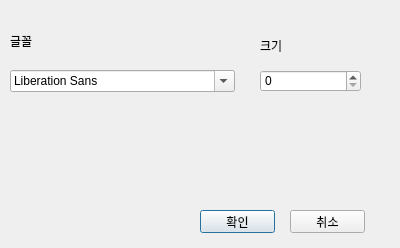
<?xml version="1.0" encoding="UTF-8"?>
<ui version="4.0">
 <class>Dialog</class>
 <widget class="QDialog" name="Dialog">
  <property name="geometry">
   <rect>
    <x>0</x>
    <y>0</y>
    <width>400</width>
    <height>248</height>
   </rect>
  </property>
  <property name="windowTitle">
   <string>Dialog</string>
  </property>
  <widget class="QFontComboBox" name="fontComboBox">
   <property name="geometry">
    <rect>
     <x>10</x>
     <y>70</y>
     <width>225</width>
     <height>22</height>
    </rect>
   </property>
  </widget>
  <widget class="QSpinBox" name="spinBox">
   <property name="geometry">
    <rect>
     <x>260</x>
     <y>70</y>
     <width>101</width>
     <height>22</height>
    </rect>
   </property>
  </widget>
  <widget class="QLabel" name="label">
   <property name="geometry">
    <rect>
     <x>10</x>
     <y>30</y>
     <width>61</width>
     <height>21</height>
    </rect>
   </property>
   <property name="text">
    <string>글꼴</string>
   </property>
  </widget>
  <widget class="QLabel" name="label_2">
   <property name="geometry">
    <rect>
     <x>260</x>
     <y>40</y>
     <width>56</width>
     <height>12</height>
    </rect>
   </property>
   <property name="text">
    <string>크기</string>
   </property>
  </widget>
  <widget class="QPushButton" name="pushButton">
   <property name="geometry">
    <rect>
     <x>200</x>
     <y>210</y>
     <width>75</width>
     <height>23</height>
    </rect>
   </property>
   <property name="text">
    <string>확인</string>
   </property>
  </widget>
  <widget class="QPushButton" name="pushButton_2">
   <property name="geometry">
    <rect>
     <x>290</x>
     <y>210</y>
     <width>75</width>
     <height>23</height>
    </rect>
   </property>
   <property name="text">
    <string>취소</string>
   </property>
  </widget>
 </widget>
 <resources/>
 <connections/>
</ui>
